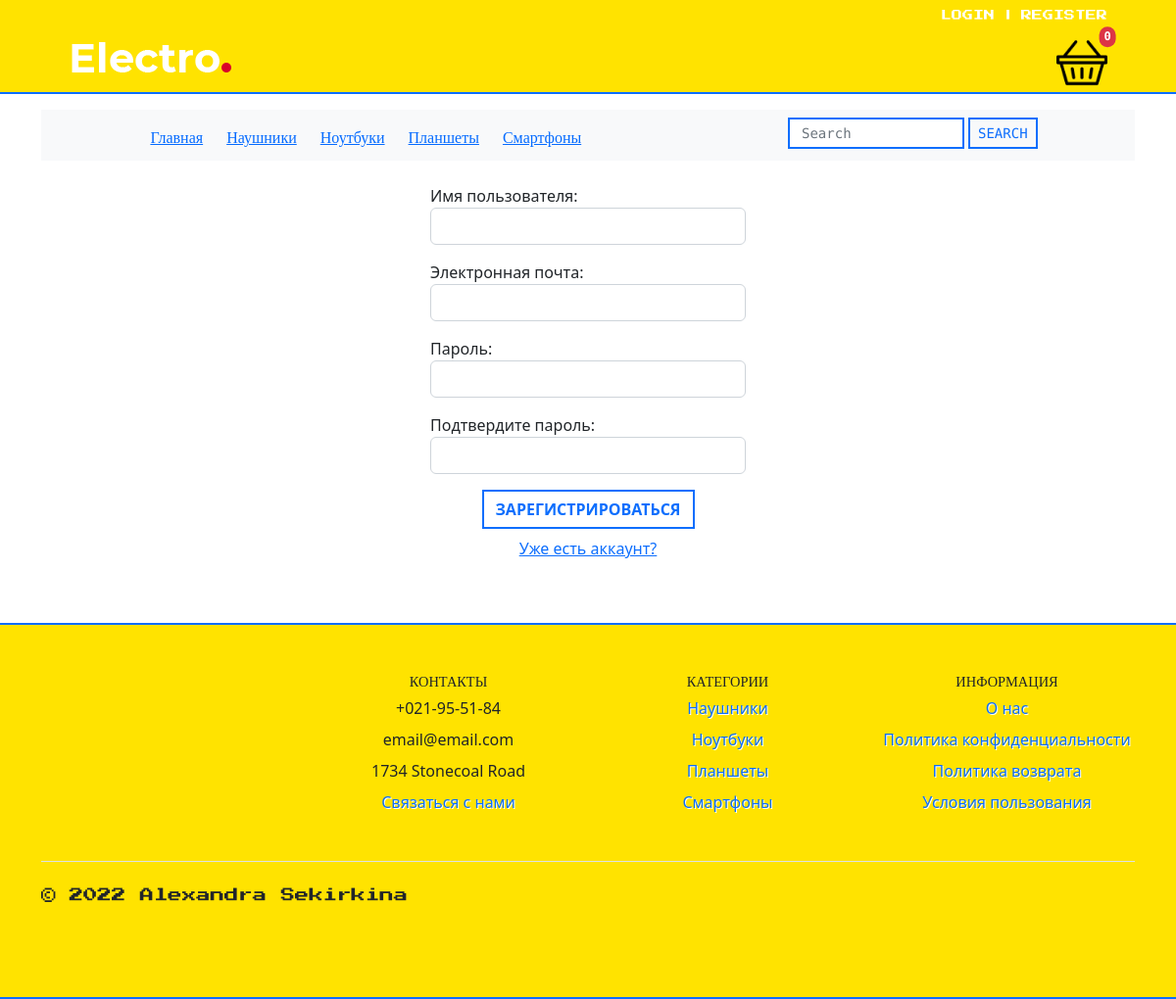
The app's page /user/register/ with its own data.
### store/models.py (models this page shows, shortened)
class Category(models.Model):
    name = models.CharField(max_length=100, db_index=True, verbose_name='Категория')
    slug = models.SlugField(db_index=True, unique=True)
    objects = models.Manager()
    class Meta:
        verbose_name = 'Категория(ю)'
        verbose_name_plural = 'Категории'
    def get_absolute_url(self):
        return reverse('store:bycategory', kwargs={'slug': self.slug})

class StoreInfo(models.Model):
    logo = models.ImageField(max_length=250)
    name = models.CharField(max_length=150)
    address = models.CharField(max_length=150)
    phone = models.CharField(max_length=150)
    short_description = models.CharField(max_length=250)
    email = models.EmailField(max_length=150)
    about_us = models.TextField(max_length=2500)
    privacy_policy = models.TextField(max_length=2500)
    orders_and_returns = models.TextField(max_length=2500)
    terms_and_conditions = models.TextField(max_length=2500)
    class Meta:
        verbose_name = 'Информация о магазине'
        verbose_name_plural = 'Информация о магазине'

### user/views.py (the view, shortened to what this page needs)
# urls.py: path('register/', UserRegister.as_view(), name='register'),
class UserRegister(View):
    def get(self, request):
        if request.user.is_authenticated:
            messages.info(request, 'Вы уже авторизованы')
            return redirect('home')
        form = UserRegisterForm()
        return render(request, 'user/register.html', {'form': form})

### user/forms.py
class UserRegisterForm(UserCreationForm):
    username = forms.CharField(
        label='Имя пользователя',
        widget=forms.TextInput(
            attrs={'class': 'form-control', 'autocomplete': 'off', 'autofocus': 'none'}
        )
    )
    email = forms.EmailField(
        label='Электронная почта',
        widget=forms.EmailInput(
            attrs={'class': 'form-control'}
        )
    )
    password1 = forms.CharField(
        label='Пароль',
        widget=forms.PasswordInput(
            attrs={'class': 'form-control'}
        )
    )
    password2 = forms.CharField(
        label='Подтвердите пароль',
        widget=forms.PasswordInput(
            attrs={'class': 'form-control'}
        )
    )
    class Meta:
        model = User
        fields = ('username', 'email', 'password1', 'password2')

### cart/cart.py (called while the page is built)
    def __len__(self):
        return sum(item['qty'] for item in self.basket.values())

### cart/context_processors.py (called while the page is built)
def basket(request):
    return {'basket': Basket(request)}

### store/templatetags/store_tags.py (called while the page is built)
@register.simple_tag()
def get_categories():
    return cache.get_or_set('store_categories', Category.objects.filter().annotate(cnt=Count
    ('products', filter=F('products__is_available'))).filter(cnt__gt=0))

@register.simple_tag()
def get_store_info():
    return StoreInfo.objects.get(pk=1)

### user/templates/user/register.html (shortened to what this page needs)
{% extends 'base.html' %}
{% block content %}
<div class="container d-flex justify-content-center">
    <div class="FORMA">
        <form method="post">
            {{ form.as_p }}
            <div class=" text-center">
                <button type="submit" class="btn btn-outline-primary CART_BUTTON btn-block">Зарегистрироваться</button>
            </div>
        </form>
        <div class=" text-center">
            <a href="{% url 'user:login' %}"><p class="mt-2"> Уже есть аккаунт? </p></a>
        </div>
    </div>
</div>
{% endblock %}

### templates/inc/_navigation.html
{% load store_tags %}
<div class="container my-6 NAV">
    <nav class="navbar navbar-expand-lg navbar-light bg-light py-6">
        <div class="row mx-auto">
            {% url 'home' as Home %}
            <a class="col {% if request.path == Home %} TEXT_YEL
            {% else %} TEXT_BLU {% endif %}" href="{% url 'home' %}">Главная</a>
            {% get_categories as categories %}
            {% for cat in categories %}
                <a class="col {% if request.path == cat.get_absolute_url %} TEXT_YEL
                {% else %} TEXT_BLU {% endif %}" href="{{ cat.get_absolute_url }}">{{ cat.name }}</a>
            {% endfor %}
        </div>
        <form class="d-flex mb-1 mx-auto" action="{% url 'store:search' %}" method="get">
            <input class="form-control me-1 SEARCH" type="text" name="search" placeholder="Search">
            <input class="btn btn-outline-primary py-0 px-2
            SEARCH_BUTTON" type="submit" value="search">
        </form>
    </nav>
</div>
<br>

### templates/inc/_footer.html
{% load cache %}
{% cache 30 footer %}
{% load store_tags %}
{% get_store_info as store %}
{% get_categories as categories %}
<br>
<br>
<div class="FOOTER">
    <br>
    <div class="container">
        <footer class="py-4">
            <div class="row">
                <div class="col-6 col-md-3 mb-3">
                </div>
                <div class="col-6 col-md-3 mb-3">
                    <h5 class="FOOTER_TITLE">
                        Контакты </h5>
                    <ul class="nav flex-column text-center">
                        <li class="nav-item mb-2"> {{ store.phone }}</li>
                        <li class="nav-item mb-2"> {{ store.email }}</li>
                        <li class="nav-item mb-2"> {{ store.address }}</li>
                        <li class="nav-item mb-2 mx-auto FOOTER_LINKS">
                            <a href="{% url 'contact_form' %}" class="nav-link p-0">
                                Связаться с нами</a>
                        </li>
                    </ul>
                </div>
                <div class="col-6 col-md-3 mb-3">
                    <h5 class="FOOTER_TITLE">
                        Категории</h5>
                    <ul class="nav flex-column">
                        {% for cat in categories %}
                        <li class="nav-item mb-2 mx-auto FOOTER_LINKS">
                            <a href="{{ cat.get_absolute_url }}" class="nav-link p-0">
                                {{ cat.name }}</a></li>
                        {% endfor %}
                    </ul>
                </div>
                <div class="col-6 col-md-3 mb-3">
                    <h5 class="FOOTER_TITLE">
                        Информация</h5>
                    <ul class="nav flex-column">
                        <li class="nav-item mb-2 mx-auto FOOTER_LINKS">
                            <a href="{% url 'store:about' %}" class="nav-link p-0">
                                О нас</a>
                        </li>
                        <li class="nav-item mb-2 mx-auto FOOTER_LINKS">
                            <a href="{% url 'store:ppol' %}" class="nav-link p-0">
                                Политика конфиденциальности</a></li>
                        <li class="nav-item mb-2 mx-auto FOOTER_LINKS">
                            <a href="{% url 'store:ord_ret' %}" class="nav-link p-0">
                                Политика возврата</a>
                        </li>
                        <li class="nav-item mb-2 mx-auto FOOTER_LINKS">
                            <a href="{% url 'store:terms' %}" class="nav-link p-0">
                                Условия пользования</a>
                        </li>
                    </ul>
                </div>
            </div>
            <div class="d-flex flex-column flex-sm-row justify-content-between py-4 my-4 border-top">
                <p class="SIGNATURE">&copy; 2022 Alexandra Sekirkina</p>
                <ul class="list-unstyled d-flex">
                    <li class="ms-3"><a class="link-dark" href="#">
                        <svg class="bi" width="24" height="24">
                            <use xlink:href="#twitter"/>
                        </svg>
                    </a></li>
                    <li class="ms-3"><a class="link-dark" href="#">
                        <svg class="bi" width="24" height="24">
                            <use xlink:href="#instagram"/>
                        </svg>
                    </a></li>
                    <li class="ms-3"><a class="link-dark" href="#">
                        <svg class="bi" width="24" height="24">
                            <use xlink:href="#facebook"/>
                        </svg>
                    </a></li>
                </ul>
            </div>
        </footer>
    </div>
</div>
{% endcache %}

### electro/static/css/style.css (style rules this page uses)
.TEXT_BLU { color: #056bff !important; }
.FOOTER { border-top: 2px solid #0d6efd; border-bottom: 2px solid #0d6efd; display: block; background-color: #ffe300; }
.FOOTER_TITLE { text-align: center; text-transform: uppercase; font-family: 'Press Start 2P', cursive; font-size: .9em; }
.FOOTER_LINKS { text-shadow: 1px 1px #fff; }
.SIGNATURE { font-family: 'Press Start 2P', cursive; font-size: .9em; }
.NAV { font-family: 'Press Start 2P', cursive; font-size: 16px; }
.SEARCH { border-radius: 0px; border: 2px solid #0d6efd; width: 180px; height: 32px; font-family: 'Source Code Pro', monospace; font-size: 14px; }
.SEARCH_BUTTON { border: 2px solid; border-radius: 0.3px; font-size: 15px; text-transform: uppercase; vertical-align: bottom; height: 32px; font-family: 'Source Code Pro', monospace; font-size: 14px; text-transform: uppercase; }
.CART_BUTTON { border: 2px solid #0d6efd; border-radius: 0.3px; font-weight: 700; text-transform: uppercase; vertical-align: bottom; }
.FORMA { width: 322px; }

### records on screen
Category: name "Наушники"
Category: name "Ноутбуки"
Category: name "Планшеты"
Category: name "Смартфоны"
StoreInfo: phone "+021-95-51-84", email "email@email.com", address "1734 Stonecoal Road"
